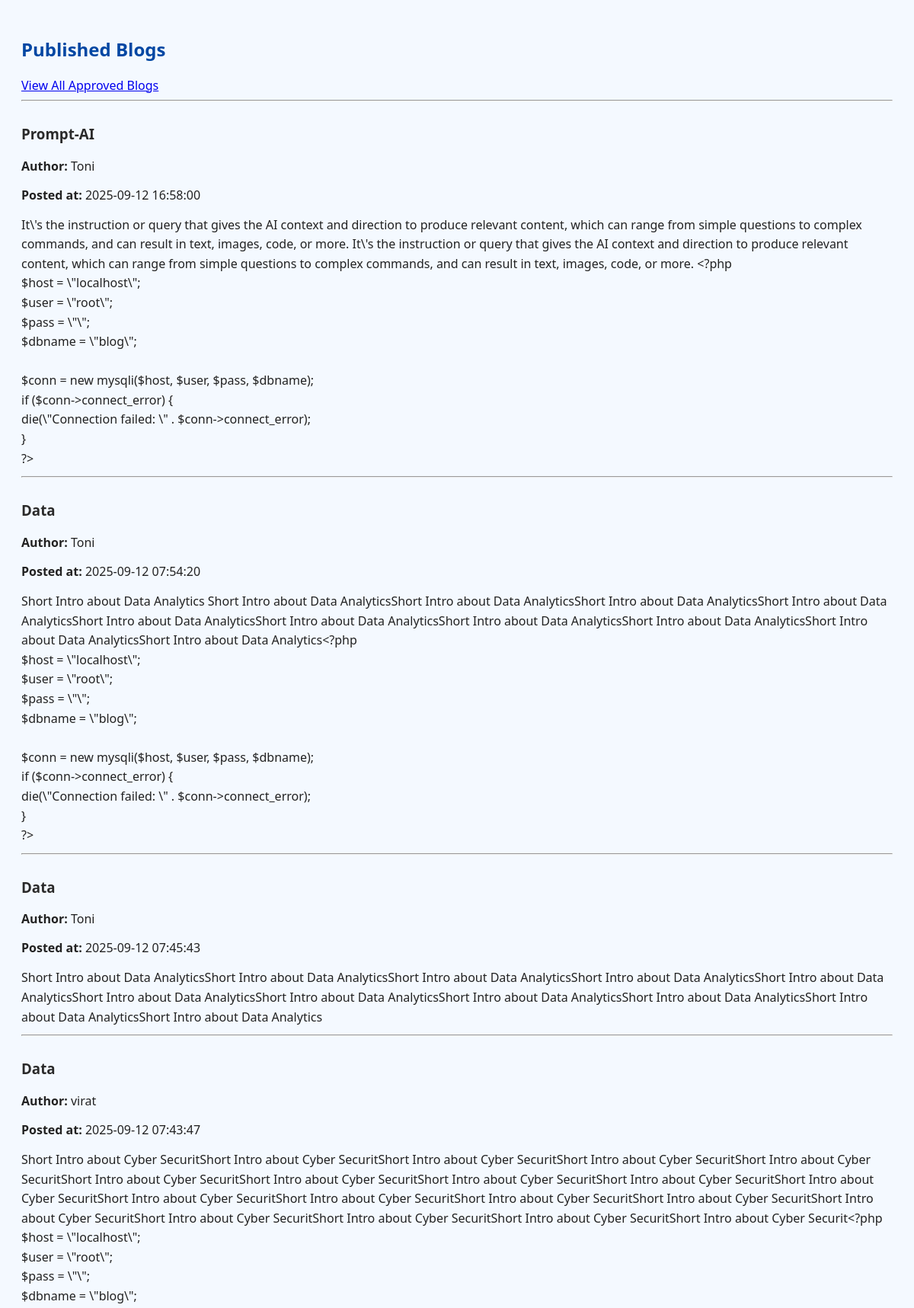
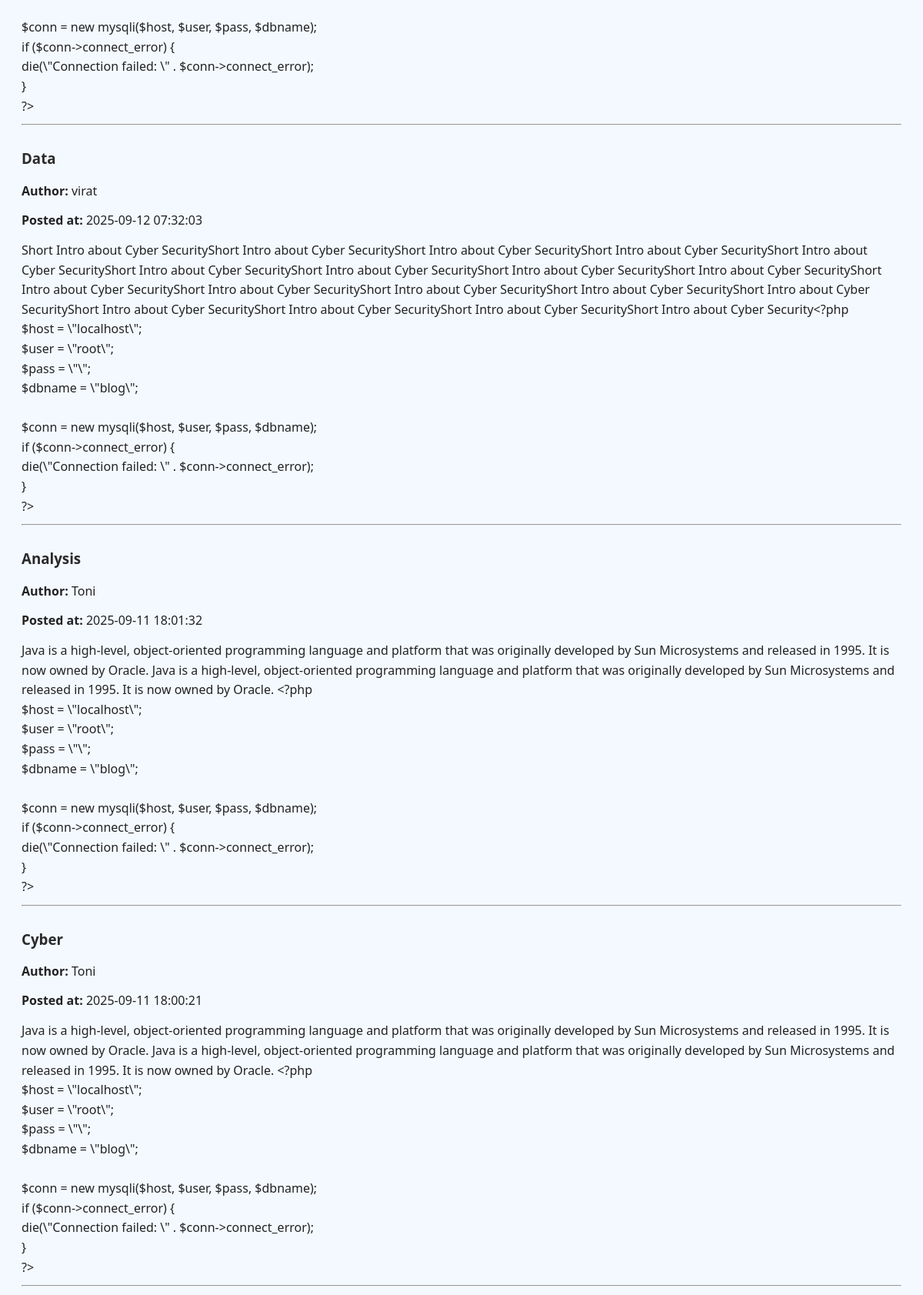
The page /show_blogs.php (upper part) on the database its author committed (2 pictures, top to bottom).
### tables this page shows
CREATE TABLE `approved_blogs` (
  `id` int(11) NOT NULL,
  `heading` varchar(255) NOT NULL,
  `author` varchar(255) NOT NULL,
  `content` longtext NOT NULL,
  `img1` varchar(255) DEFAULT NULL,
  `code` varchar(255) DEFAULT NULL,
  `audio` varchar(255) DEFAULT NULL,
  `video` varchar(255) DEFAULT NULL,
  `created_at` timestamp NOT NULL DEFAULT current_timestamp(),
  `likes` int(11) DEFAULT 0,
  `dislikes` int(11) DEFAULT 0,
  `views` int(11) DEFAULT 0
);

### show_blogs.php (the view, shortened to what this page needs)
<?php
include 'db_connect.php';
$result = $conn->query("SELECT * FROM approved_blogs ORDER BY created_at DESC");
?>
<!DOCTYPE html>
<html lang="en">
<head>
    <link rel="stylesheet" href="show_blogs.css">
    <link rel="stylesheet" href="//cdnjs.cloudflare.com/ajax/libs/highlight.js/11.7.0/styles/default.min.css">
</head>
<body>
<h2>Published Blogs</h2>
<a href="show_blogs.php">View All Approved Blogs</a>
<?php while ($blog = $result->fetch_assoc()): ?>
    <hr>
    <h3><?= htmlspecialchars($blog['heading']) ?></h3>
    <p><strong>Author:</strong> <?= htmlspecialchars($blog['author']) ?></p>
    <p><strong>Posted at:</strong> <?= htmlspecialchars($blog['created_at']) ?></p>
    <div class="blog-content">
        <?php
        $content = str_replace(["\\r\\n", "\\n", "\\r"], "\n", $blog['content']);
        $parts = preg_split('/```/', $content);
        $isCode = false;
        foreach ($parts as $part) {
            if ($isCode) {
                echo '<pre><code class="language-php">' . htmlspecialchars(trim($part)) . '</code></pre>';
            } else {
                echo '<div>' . nl2br(strip_tags(trim($part), '<p><b><i><u><br><strong><em>')) . '</div>';
            }
            $isCode = !$isCode;
        }
        ?>
    </div>
<?php endwhile; ?>
</body>
</html>

### show_blogs.css (style rules this page uses)
body { font-family: 'Segoe UI', sans-serif; background-color: #f4f9ff; padding: 20px; color: #222; }
h2 { color: #0047a3; }
h3 { margin-top: 30px; color: #2a2a2a; }
.blog-content { font-size: 16px; line-height: 1.6; margin: 10px 0; }

### show_blogs.php (style rules this page uses)
body { font-family: 'Segoe UI', sans-serif; background-color: #f4f9ff; padding: 20px; color: #222; }
h2 { color: #0047a3; }
h3 { margin-top: 30px; color: #2a2a2a; }
.blog-content { font-size: 16px; line-height: 1.6; margin: 10px 0; }

### rows shown on the page
approved_blogs: heading "Prompt-AI", author "Toni", created_at "2025-09-12 16:58:00", content "It\\'s the instruction or query that gives the AI context and direction to produce relevant content, which can range from simple questions to complex commands, and can result in text, images, code, or more. It\\'s the instruction or query that gives the AI context and direction to produce relevant content, which can range from simple questions to complex commands, and can result in text, images, code, or more. <?php $host = \\\"localhost\\\"; $user = \\\"root\\\"; $pass = \\\"\\\"; $dbname = \\\"blog\\\"; $conn = new mysqli($host, $user, $pass, $dbname); if ($conn->connect_error) { die(\\\"Connection failed: \\\" . $conn->connect_error); } ?>"
approved_blogs: heading "Data", author "Toni", created_at "2025-09-12 07:54:20", content "Short Intro about Data Analytics Short Intro about Data AnalyticsShort Intro about Data AnalyticsShort Intro about Data AnalyticsShort Intro about Data AnalyticsShort Intro about Data AnalyticsShort Intro about Data AnalyticsShort Intro about Data AnalyticsShort Intro about Data AnalyticsShort Intro about Data AnalyticsShort Intro about Data Analytics<?php $host = \\\"localhost\\\"; $user = \\\"root\\\"; $pass = \\\"\\\"; $dbname = \\\"blog\\\"; $conn = new mysqli($host, $user, $pass, $dbname); if ($conn->connect_error) { die(\\\"Connection failed: \\\" . $conn->connect_error); } ?>"
approved_blogs: heading "Data", author "Toni", created_at "2025-09-12 07:45:43", content "Short Intro about Data AnalyticsShort Intro about Data AnalyticsShort Intro about Data AnalyticsShort Intro about Data AnalyticsShort Intro about Data AnalyticsShort Intro about Data AnalyticsShort Intro about Data AnalyticsShort Intro about Data AnalyticsShort Intro about Data AnalyticsShort Intro about Data AnalyticsShort Intro about Data Analytics"
approved_blogs: heading "Data", author "virat", created_at "2025-09-12 07:43:47", content "Short Intro about Cyber SecuritShort Intro about Cyber SecuritShort Intro about Cyber SecuritShort Intro about Cyber SecuritShort Intro about Cyber SecuritShort Intro about Cyber SecuritShort Intro about Cyber SecuritShort Intro about Cyber SecuritShort Intro about Cyber SecuritShort Intro about Cyber SecuritShort Intro about Cyber SecuritShort Intro about Cyber SecuritShort Intro about Cyber SecuritShort Intro about Cyber SecuritShort Intro about Cyber SecuritShort Intro about Cyber SecuritShort Intro about Cyber SecuritShort Intro about Cyber SecuritShort Intro about Cyber Securit<?php $host = \\\"localhost\\\"; $user = \\\"root\\\"; $pass = \\\"\\\"; $dbname = \\\"blog\\\"; $conn = new mysqli($host,…"
approved_blogs: heading "Data", author "virat", created_at "2025-09-12 07:32:03", content "Short Intro about Cyber SecurityShort Intro about Cyber SecurityShort Intro about Cyber SecurityShort Intro about Cyber SecurityShort Intro about Cyber SecurityShort Intro about Cyber SecurityShort Intro about Cyber SecurityShort Intro about Cyber SecurityShort Intro about Cyber SecurityShort Intro about Cyber SecurityShort Intro about Cyber SecurityShort Intro about Cyber SecurityShort Intro about Cyber SecurityShort Intro about Cyber SecurityShort Intro about Cyber SecurityShort Intro about Cyber SecurityShort Intro about Cyber SecurityShort Intro about Cyber Security<?php $host = \\\"localhost\\\"; $user = \\\"root\\\"; $pass = \\\"\\\"; $dbname = \\\"blog\\\"; $conn = new mysqli($host, $user, $pass,…"
approved_blogs: heading "Analysis", author "Toni", created_at "2025-09-11 18:01:32", content "Java is a high-level, object-oriented programming language and platform that was originally developed by Sun Microsystems and released in 1995. It is now owned by Oracle. Java is a high-level, object-oriented programming language and platform that was originally developed by Sun Microsystems and released in 1995. It is now owned by Oracle. <?php $host = \\\"localhost\\\"; $user = \\\"root\\\"; $pass = \\\"\\\"; $dbname = \\\"blog\\\"; $conn = new mysqli($host, $user, $pass, $dbname); if ($conn->connect_error) { die(\\\"Connection failed: \\\" . $conn->connect_error); } ?>"
approved_blogs: heading "Cyber", author "Toni", created_at "2025-09-11 18:00:21", content "Java is a high-level, object-oriented programming language and platform that was originally developed by Sun Microsystems and released in 1995. It is now owned by Oracle. Java is a high-level, object-oriented programming language and platform that was originally developed by Sun Microsystems and released in 1995. It is now owned by Oracle. <?php $host = \\\"localhost\\\"; $user = \\\"root\\\"; $pass = \\\"\\\"; $dbname = \\\"blog\\\"; $conn = new mysqli($host, $user, $pass, $dbname); if ($conn->connect_error) { die(\\\"Connection failed: \\\" . $conn->connect_error); } ?>"
